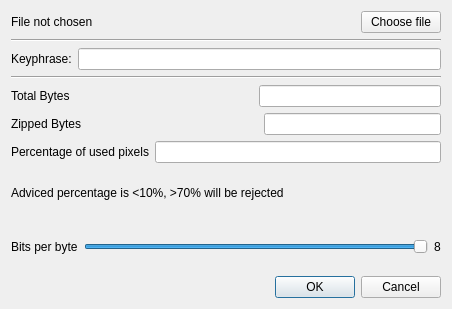
<?xml version="1.0" encoding="UTF-8"?>
<ui version="4.0">
 <class>EncryptDialog</class>
 <widget class="QDialog" name="EncryptDialog">
  <property name="geometry">
   <rect>
    <x>0</x>
    <y>0</y>
    <width>452</width>
    <height>309</height>
   </rect>
  </property>
  <property name="windowTitle">
   <string>Dialog</string>
  </property>
  <property name="windowIcon">
   <iconset resource="resource.qrc">
    <normaloff>:/icons/image.png</normaloff>:/icons/image.png</iconset>
  </property>
  <property name="locale">
   <locale language="English" country="UnitedStates"/>
  </property>
  <layout class="QVBoxLayout" name="verticalLayout_4">
   <item>
    <layout class="QVBoxLayout" name="verticalLayout_3">
     <item>
      <layout class="QVBoxLayout" name="verticalLayout_2">
       <item>
        <layout class="QHBoxLayout" name="horizontalLayout_2">
         <item>
          <widget class="QLabel" name="fileLabel">
           <property name="text">
            <string>File not chosen</string>
           </property>
          </widget>
         </item>
         <item>
          <spacer name="horizontalSpacer_3">
           <property name="orientation">
            <enum>Qt::Horizontal</enum>
           </property>
           <property name="sizeHint" stdset="0">
            <size>
             <width>40</width>
             <height>20</height>
            </size>
           </property>
          </spacer>
         </item>
         <item>
          <widget class="QPushButton" name="fileButton">
           <property name="text">
            <string>Choose file</string>
           </property>
          </widget>
         </item>
        </layout>
       </item>
       <item>
        <widget class="Line" name="line">
         <property name="orientation">
          <enum>Qt::Horizontal</enum>
         </property>
        </widget>
       </item>
       <item>
        <layout class="QHBoxLayout" name="horizontalLayout">
         <item>
          <widget class="QLabel" name="label_3">
           <property name="text">
            <string>Keyphrase:</string>
           </property>
          </widget>
         </item>
         <item>
          <widget class="QLineEdit" name="keyLine">
           <property name="echoMode">
            <enum>QLineEdit::Password</enum>
           </property>
          </widget>
         </item>
        </layout>
       </item>
       <item>
        <widget class="Line" name="line_2">
         <property name="orientation">
          <enum>Qt::Horizontal</enum>
         </property>
        </widget>
       </item>
       <item>
        <layout class="QVBoxLayout" name="verticalLayout">
         <item>
          <layout class="QHBoxLayout" name="horizontalLayout_3">
           <item>
            <widget class="QLabel" name="label_4">
             <property name="text">
              <string>Total Bytes</string>
             </property>
            </widget>
           </item>
           <item>
            <spacer name="horizontalSpacer_2">
             <property name="orientation">
              <enum>Qt::Horizontal</enum>
             </property>
             <property name="sizeHint" stdset="0">
              <size>
               <width>40</width>
               <height>20</height>
              </size>
             </property>
            </spacer>
           </item>
           <item>
            <widget class="QLineEdit" name="totalBytes">
             <property name="readOnly">
              <bool>true</bool>
             </property>
            </widget>
           </item>
          </layout>
         </item>
         <item>
          <layout class="QHBoxLayout" name="horizontalLayout_4">
           <item>
            <widget class="QLabel" name="label_5">
             <property name="text">
              <string>Zipped Bytes</string>
             </property>
            </widget>
           </item>
           <item>
            <spacer name="horizontalSpacer">
             <property name="orientation">
              <enum>Qt::Horizontal</enum>
             </property>
             <property name="sizeHint" stdset="0">
              <size>
               <width>40</width>
               <height>20</height>
              </size>
             </property>
            </spacer>
           </item>
           <item>
            <widget class="QLineEdit" name="zippedBytes">
             <property name="readOnly">
              <bool>true</bool>
             </property>
            </widget>
           </item>
          </layout>
         </item>
         <item>
          <layout class="QHBoxLayout" name="horizontalLayout_5">
           <item>
            <widget class="QLabel" name="label_6">
             <property name="text">
              <string>Percentage of used pixels</string>
             </property>
            </widget>
           </item>
           <item>
            <widget class="QLineEdit" name="percentage">
             <property name="readOnly">
              <bool>true</bool>
             </property>
            </widget>
           </item>
          </layout>
         </item>
         <item>
          <widget class="QLabel" name="label_7">
           <property name="lineWidth">
            <number>1</number>
           </property>
           <property name="text">
            <string>Adviced percentage is &lt;10%, &gt;70% will be rejected</string>
           </property>
           <property name="wordWrap">
            <bool>true</bool>
           </property>
          </widget>
         </item>
         <item>
          <layout class="QHBoxLayout" name="horizontalLayout_6">
           <item>
            <widget class="QLabel" name="label_2">
             <property name="text">
              <string>Bits per byte</string>
             </property>
            </widget>
           </item>
           <item>
            <widget class="QSlider" name="bitsSlider">
             <property name="cursor">
              <cursorShape>ArrowCursor</cursorShape>
             </property>
             <property name="minimum">
              <number>1</number>
             </property>
             <property name="maximum">
              <number>8</number>
             </property>
             <property name="pageStep">
              <number>2</number>
             </property>
             <property name="value">
              <number>8</number>
             </property>
             <property name="orientation">
              <enum>Qt::Horizontal</enum>
             </property>
            </widget>
           </item>
           <item>
            <widget class="QLabel" name="bitsUsedLbl">
             <property name="text">
              <string>8</string>
             </property>
            </widget>
           </item>
          </layout>
         </item>
        </layout>
       </item>
      </layout>
     </item>
     <item>
      <widget class="QDialogButtonBox" name="buttonBox">
       <property name="orientation">
        <enum>Qt::Horizontal</enum>
       </property>
       <property name="standardButtons">
        <set>QDialogButtonBox::Cancel|QDialogButtonBox::Ok</set>
       </property>
      </widget>
     </item>
    </layout>
   </item>
  </layout>
 </widget>
 <resources>
  <include location="resource.qrc"/>
 </resources>
 <connections>
  <connection>
   <sender>buttonBox</sender>
   <signal>accepted()</signal>
   <receiver>EncryptDialog</receiver>
   <slot>accept()</slot>
   <hints>
    <hint type="sourcelabel">
     <x>248</x>
     <y>254</y>
    </hint>
    <hint type="destinationlabel">
     <x>157</x>
     <y>274</y>
    </hint>
   </hints>
  </connection>
  <connection>
   <sender>buttonBox</sender>
   <signal>rejected()</signal>
   <receiver>EncryptDialog</receiver>
   <slot>reject()</slot>
   <hints>
    <hint type="sourcelabel">
     <x>316</x>
     <y>260</y>
    </hint>
    <hint type="destinationlabel">
     <x>286</x>
     <y>274</y>
    </hint>
   </hints>
  </connection>
 </connections>
</ui>
